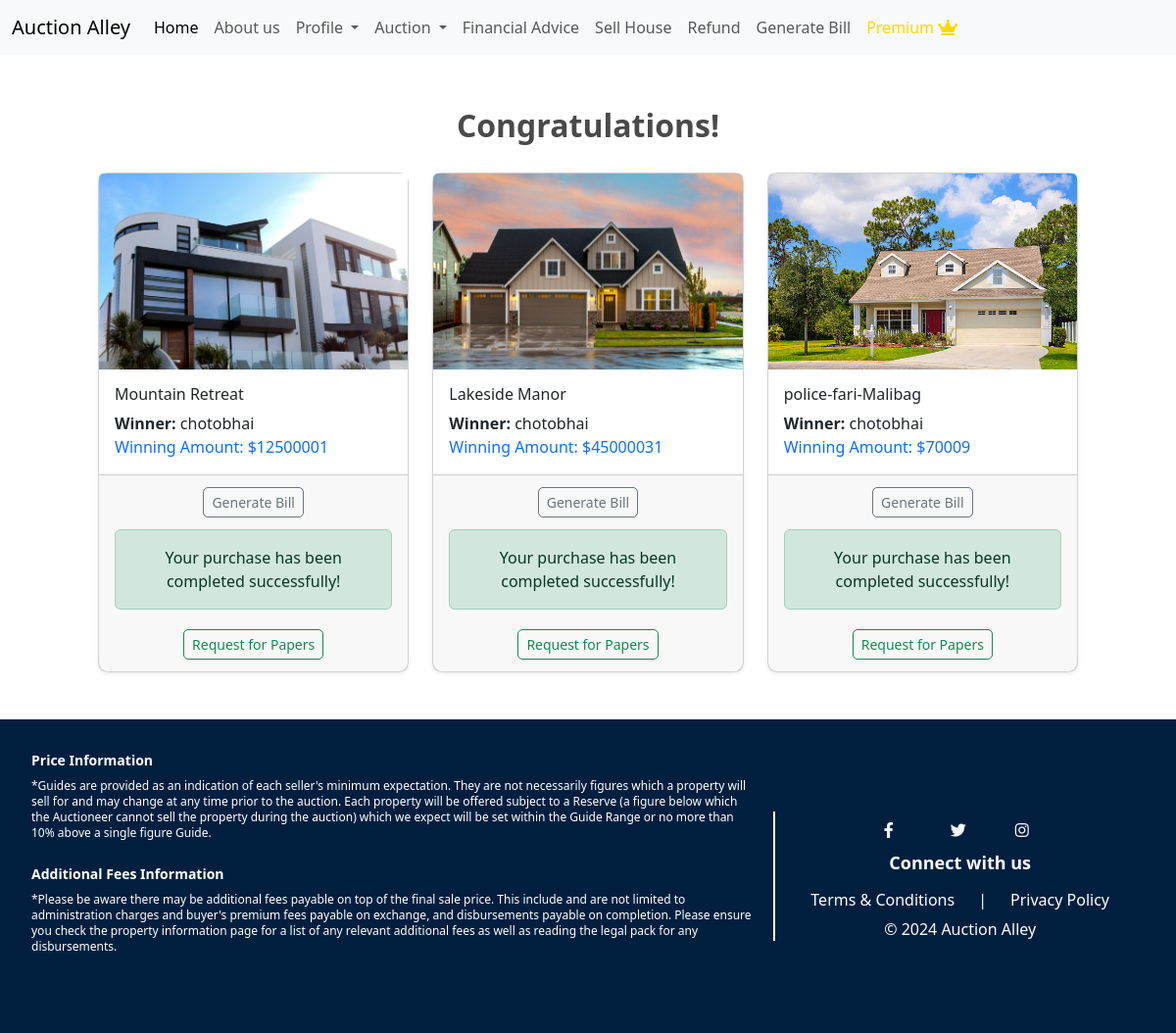
Screenshot of /winner-bid-profile/ (signed in) with the database file from the repository.
### Dashboard/models.py (models this page shows, shortened)
class Auction(models.Model):
    title = models.CharField(max_length=64)
    description = models.TextField(max_length=512)
    address = models.CharField(max_length=255)
    starting_bid = models.IntegerField()
    current_bid = models.IntegerField(default=0)
    current_bid_by = models.ForeignKey(User, on_delete=models.CASCADE,null=True, blank=True, related_name='bids_made')
    category = models.ForeignKey(Category, on_delete=models.CASCADE, related_name="auction_category", blank=True, null=True)
    seller = models.ForeignKey(Seller, on_delete=models.CASCADE, related_name="auction_seller")
    creation_date = models.DateTimeField(blank=True, null=True)
    end_time = models.DateTimeField(blank=True, null=True)
    house_size = models.IntegerField(null=True, blank=True)
    image = models.ImageField(upload_to='images/auction_item_images/')
    winner = models.ForeignKey(User, related_name='won_auctions', on_delete=models.SET_NULL, null=True, blank=True)
    papers_confirmed = models.BooleanField(default=False)
    purchase_success = models.BooleanField(default=False)
    start_time = models.DateTimeField(default=timezone.now)
    refund_requested = models.BooleanField(default=False)
    refund_requested_time = models.DateTimeField(null=True, blank=True)
    APPROVAL_CHOICES = [
        ('pending', 'Pending'),
        ('approved', 'Approved'),
        ('rejected', 'Rejected'),
    ]
    approval_status = models.CharField(max_length=10, choices=APPROVAL_CHOICES, default='pending')

### Dashboard/views.py (the view)
# urls.py: path('winner-bid-profile/', views.winner_bid_profile, name='winner_bid_profile'),
@login_required
def winner_bid_profile(request):
    user = request.user
    past_auctions = Auction.objects.filter(winner=user)
    is_winner = past_auctions.exists()  # Check if the user is a winner of any auction
    context = {
        'past_auctions': past_auctions,
        'is_winner': is_winner,
        'current_user': user,
    }
    return render(request, 'winner_bid_profile.html', context)

### Dashboard/templates/winner_bid_profile.html (shortened to what this page needs)
{% extends "basee.html" %}
{% block content %}
<div class="container my-5">
    {% if is_winner %}
        <div class="middle-title text-center mb-4">Congratulations!</div>
        <div class="row row-cols-1 row-cols-md-2 row-cols-lg-3 g-4">
            {% for auction in past_auctions %}
            <div class="col">
                <div class="card h-100 shadow-sm">
                    {% if auction.image %}
                    <img src="{{ auction.image.url }}" alt="{{ auction.title }} Image" class="card-img-top img-fluid">
                    {% endif %}
                    <div class="card-body">
                        <h5 class="card-title">{{ auction.title }}</h5>
                        <p class="card-text">
                            <strong>Winner:</strong> {{ auction.winner.username }}
                        </p>
                        <p class="card-text font-weight-bold text-primary">
                            Winning Amount: ${{ auction.current_bid }}
                        </p>
                    </div>
                    <div class="card-footer text-center">
                        {% if current_user == auction.winner %}
                            {% if auction.purchase_success %}
                                <a href="{% url 'dashboard:generate_pdf' auction_id=auction.id %}" class="btn btn-outline-secondary btn-sm my-1">Generate Bill</a>
                                <div class="alert alert-success mt-2" role="alert">
                                    Your purchase has been completed successfully!
                                </div>
                                <a href="{% url 'dashboard:request_papers' auction.id %}" class="btn btn-outline-success btn-sm my-1">Request for Papers</a>
                            {% else %}
                                <a href="{% url 'dashboard:purchase_process' auction.id %}" class="btn btn-outline-primary btn-sm my-1">Apply for Purchase</a>
                            {% endif %}
                        {% endif %}
                    </div>
                </div>
            </div>
            {% endfor %}
        </div>
    {% else %}
        <div class="not-winner-message text-center mt-4 alert alert-warning">Sorry! <br> You are not a winner.</div>
    {% endif %}
</div>
{% endblock %}

### templates/basee.html (shortened to what this page needs)
<!DOCTYPE html>
<html lang="en">
<head>
  <link href="https://cdn.jsdelivr.net/npm/bootstrap@5.3.2/dist/css/bootstrap.min.css" rel="stylesheet"
>
  <link
      href="https://cdn.jsdelivr.net/npm/tailwindcss@2.2.19/dist/tailwind.min.css"
      rel="stylesheet"
    />
  <link
      href="https://cdnjs.cloudflare.com/ajax/libs/font-awesome/5.15.4/css/all.min.css"
      rel="stylesheet"
    />
  <link rel="stylesheet" href="https://cdnjs.cloudflare.com/ajax/libs/animate.css/4.1.1/animate.min.css">
  <link rel="stylesheet" href="https://cdn.jsdelivr.net/npm/flatpickr/dist/flatpickr.min.css">
</head>
<body class="background-image">
    <nav class="navbar navbar-expand-lg bg-body-tertiary">
        <div class="container-fluid">
          <a class="navbar-brand" href="{% url 'User:home' %}">Auction Alley</a>
          <div class="collapse navbar-collapse" id="navbarSupportedContent">
            <ul class="navbar-nav me-auto mb-2 mb-lg-0">
              <li class="nav-item">
                <a class="nav-link active" aria-current="page" href="{% url 'User:home' %}">Home</a>
              </li>
              <li class="nav-item">
                <a class="nav-link" href="{% url 'User:aboutus' %}">About us</a>
              </li>
                {% if user.is_authenticated %}
                    <li class="nav-item dropdown">
                        <a class="nav-link dropdown-toggle" href="#" role="button" data-bs-toggle="dropdown" aria-expanded="false">
                        Profile
                        </a>
                    </li>
                    <li class="nav-item dropdown">
                      <a class="nav-link dropdown-toggle" href="{% url 'User:home' %}" id="auctionDropdown" role="button" data-bs-toggle="dropdown"
                          aria-haspopup="true" aria-expanded="false">
                          Auction
                      </a>
                  </li>
                    <li class="nav-item">
                        <a class="nav-link " href="{% url 'dashboard:advisors' %}">Financial Advice</a>
                    </li>
                    {% if not user.profile.is_seller %}
                      <li class="nav-item">
                        <a class="nav-link " href="{% url 'User:confirm_seller_request' %}">Become Seller</a>
                    </li>
                    {% else %}
                      <li class="nav-item">
                        <a class="nav-link " href="{% url 'dashboard:create_auction' %}">Sell House</a>
                      </li>
                    {% endif %}
                    <li class="nav-item">
                        <a class="nav-link " href="{% url 'dashboard:refund' %}">Refund</a>
                    </li>
                    <li class="nav-item">
                      <a class="nav-link" href="#">Generate Bill</a>
                    </li>
                    {% if not user.profile.is_premium %}
                    <li class="nav-item">
                        <a class="nav-link" href="{% url 'User:membership' %}">Get Membership</a>
                    </li>
                    {% else %}
                        <li class="nav-item">
                            <a class="nav-link disabled" style="color: gold;" href="#">Premium <i class="fas fa-crown"></i></a>
                        </li>
                    {% endif %}
                    {% endif %}
            </ul>
          </div>
        </div>
      </nav>
    <div class=" " >
        {% block content %}{% endblock %}
    </div>
    <footer style="background-color: #001f3f;" class="text-white ">
        <div class="mx-auto py-8 px-8 flex flex-wrap justify-between items-start">
          <div class="w-full lg:w-2/3 pr-4 mb-4 lg:mb-0">
            <div class="mb-4">
              <h3 class="text-sm font-semibold mb-2">Price Information</h3>
              <p class="text-xs text-left mb-2">
                *Guides are provided as an indication of each seller's minimum
                expectation. They are not necessarily figures which a property
                will sell for and may change at any time prior to the auction.
                Each property will be offered subject to a Reserve (a figure below
                which the Auctioneer cannot sell the property during the auction)
                which we expect will be set within the Guide Range or no more than
                10% above a single figure Guide.
              </p>
            </div>
            <div class="mb-4">
              <h3 class="text-sm font-semibold mb-2">
                Additional Fees Information
              </h3>
              <p class="text-xs text-left mb-2">
                *Please be aware there may be additional fees payable on top of
                the final sale price. This include and are not limited to
                administration charges and buyer's premium fees payable on
                exchange, and disbursements payable on completion. Please ensure
                you check the property information page for a list of any relevant
                additional fees as well as reading the legal pack for any
                disbursements.
              </p>
            </div>
          </div>
          <div
            class="w-full my-auto lg:w-1/3 flex flex-col justify-center items-center border-white lg:border-l-2"
          >
            <div class="mb-1  flex flex-col justify-center items-center">
              <div class="flex justify-center lg:justify-end">
                <a
                  title="FB"
                  href="#"
                  target="_blank"
                  rel="noopener noreferrer"
                  class="btn btn-outline-white text-light mr-2"
                >
                  <i class="fab fa-facebook-f mx-2"></i>
                </a>
                <a
                  title="Twit"
                  href="#"
                  target="_blank"
                  rel="noopener noreferrer"
                  class="btn btn-outline-white text-light mx-2"
                >
                  <i class="fab fa-twitter mx-2"></i>
                </a>
                <a
                  title="Insta"
                  href="#"
                  target="_blank"
                  rel="noopener noreferrer"
                  class="btn btn-outline-white text-light mr-2"
                >
                  <i class="fab fa-instagram mx-2"></i>
                </a>
              </div>
              <h3 class="text-lg font-semibold mb-2 text-center lg:text-left">
                Connect with us
              </h3>
            </div>
            <div class="mb-1">
              <div class="flex justify-center lg:justify-end">
                <a
                  href="/"
                  class="mx-4 text-white hover:text-gray-200 border-b-2 border-transparent hover:border-white"
                >
                  Terms & Conditions
                </a>
                <p>|</p>
                <a
                  href="/" class="mx-4 text-white hover:text-gray-200 border-b-2 border-transparent hover:border-white"
                >
                  Privacy Policy
                </a>
              </div>
            </div>
            <div class="text-center lg:text-right">
              <p>&copy; 2024 Auction Alley</p>
            </div>
          </div>
        </div>
    </footer>
</body>
</html>
<!DOCTYPE html>
<html lang="en">
<head>
</head>
<body>
</body>
</html>

### Dashboard/templates/winner_bid_profile.html (style rules this page uses)
.middle-title { font-size: 2rem; color: #4a4a4a; font-weight: bold; }
.card { border-radius: 10px; transition: transform 0.2s; }
.card-img-top { height: 200px; object-fit: cover; }
.btn { border-radius: 5px; }

### templates/basee.html (style rules this page uses)
.background-image { background-image: url('https://media.istockphoto.com/id/486232168/photo/real-estate.jpg?s=612x612&w=0&k=20&c=IYEE_YXByOC6-gKPuX5HxaiLJi1RehrC3i0wdJ9799Y='); background-size: cover; background-position: center; min-height: 100vh; background-attachment: fixed; }

### rows the page displays
Auction: image (picture), title "Mountain Retreat", winner.username "chotobhai", current_bid "12500001", purchase_success "Generate Bill", shows "Your purchase has been completed successfully!"
Auction: image (picture), title "Lakeside Manor", winner.username "chotobhai", current_bid "45000031", purchase_success "Generate Bill", shows "Your purchase has been completed successfully!"
Auction: image (picture), title "police-fari-Malibag", winner.username "chotobhai", current_bid "70009", purchase_success "Generate Bill", shows "Your purchase has been completed successfully!"
